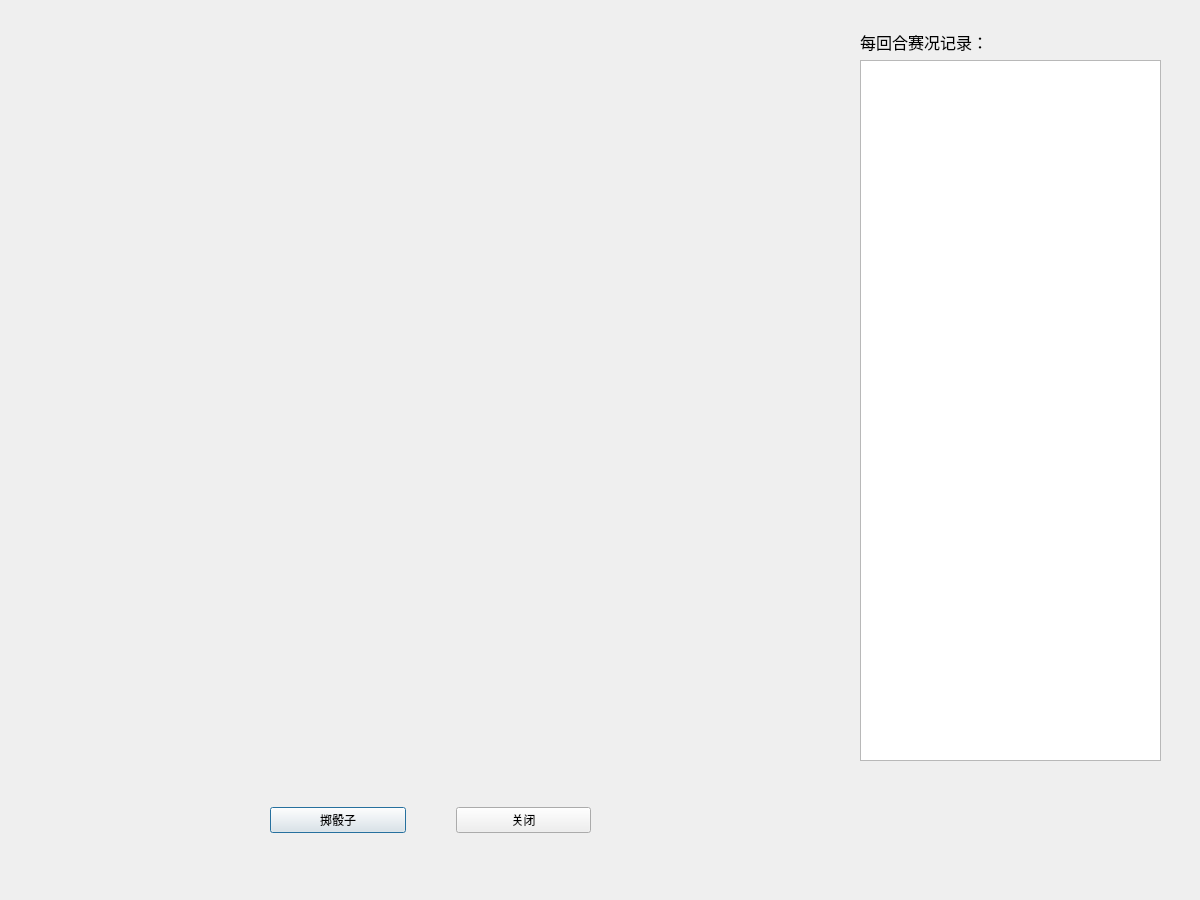
<?xml version="1.0" encoding="UTF-8"?>
<ui version="4.0">
 <class>Game</class>
 <widget class="QDialog" name="Game">
  <property name="geometry">
   <rect>
    <x>0</x>
    <y>0</y>
    <width>1200</width>
    <height>900</height>
   </rect>
  </property>
  <property name="windowTitle">
   <string>游戏主界面</string>
  </property>
  <widget class="QWidget" name="horizontalLayoutWidget">
   <property name="geometry">
    <rect>
     <x>220</x>
     <y>800</y>
     <width>421</width>
     <height>41</height>
    </rect>
   </property>
   <layout class="QHBoxLayout" name="horizontalLayout">
    <property name="spacing">
     <number>50</number>
    </property>
    <property name="leftMargin">
     <number>50</number>
    </property>
    <property name="rightMargin">
     <number>50</number>
    </property>
    <item>
     <widget class="QPushButton" name="Button_dice">
      <property name="text">
       <string>掷骰子</string>
      </property>
     </widget>
    </item>
    <item>
     <widget class="QPushButton" name="Button_close">
      <property name="text">
       <string>关闭</string>
      </property>
     </widget>
    </item>
   </layout>
  </widget>
  <widget class="QWidget" name="verticalLayoutWidget">
   <property name="geometry">
    <rect>
     <x>860</x>
     <y>30</y>
     <width>301</width>
     <height>731</height>
    </rect>
   </property>
   <layout class="QVBoxLayout" name="verticalLayout">
    <item>
     <widget class="QLabel" name="label">
      <property name="font">
       <font>
        <pointsize>12</pointsize>
       </font>
      </property>
      <property name="text">
       <string>每回合赛况记录：</string>
      </property>
     </widget>
    </item>
    <item>
     <widget class="QPlainTextEdit" name="plainTextEdit">
      <property name="font">
       <font>
        <family>宋体</family>
       </font>
      </property>
     </widget>
    </item>
   </layout>
  </widget>
 </widget>
 <resources/>
 <connections/>
</ui>
